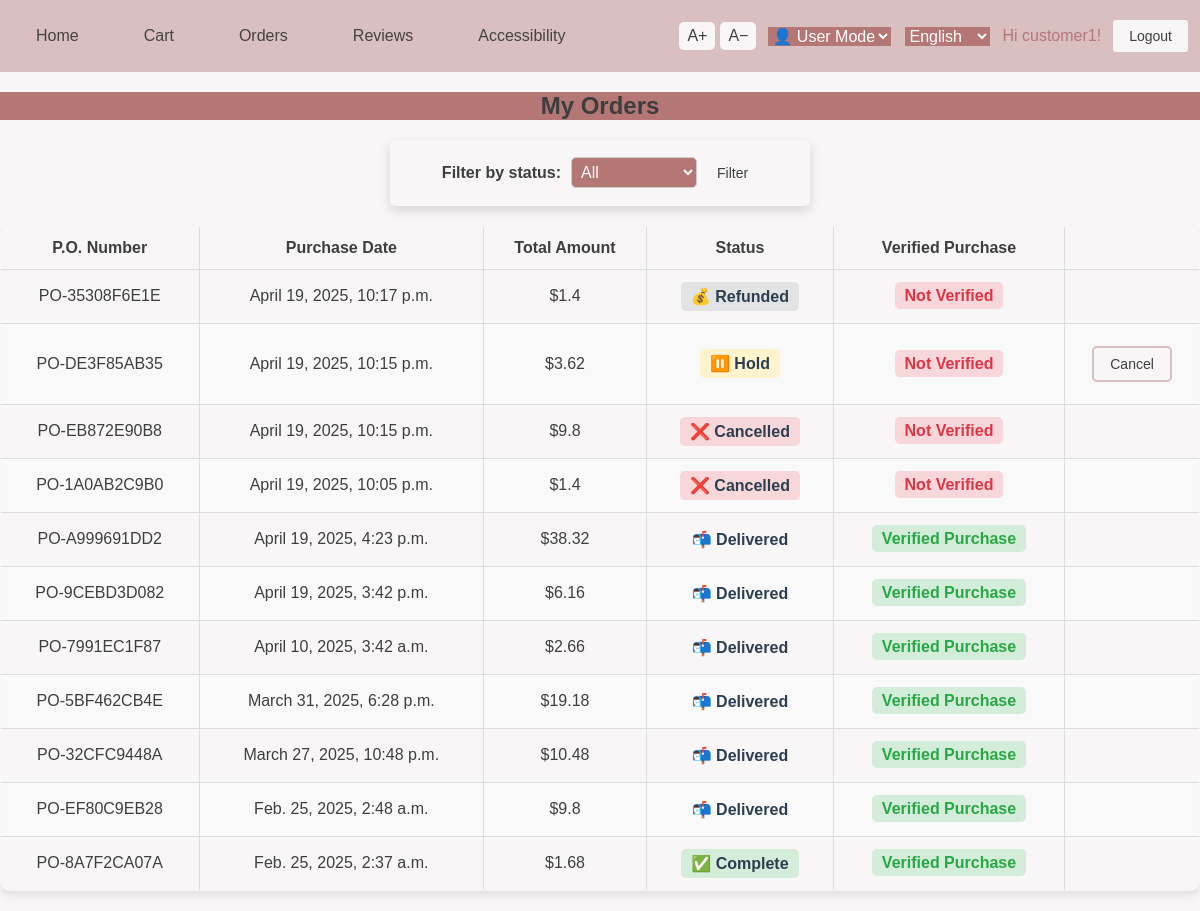
The page /shoppingcart/orders/ (signed in) on the database its author committed.
### shoppingcart/models.py (models this page shows, shortened)
class Order(models.Model):
    STATUS_CHOICES_TANGIBLE = [
        ('pending', 'Pending'),
        ('shipped', 'Shipped'),
        ('cancelled', 'Cancelled'),
        ('hold', 'Hold'),
        ('delivered', 'Delivered')
    ]
    STATUS_CHOICES_VIRTUAL = [
        ('pending', 'Pending'),
        ('ticket-issued', 'Ticket Issued'),
        ('complete', 'Complete'),
        ('refunded', 'Refunded'),
    ]
    po_number = models.CharField(max_length=20, unique=True, editable=False, default='', null=True, blank=True)
    customer = models.ForeignKey(User, on_delete=models.CASCADE, related_name='customer_orders', default=1)
    total_amount = models.DecimalField(max_digits=10, decimal_places=2, default=0.00)
    purchase_date = models.DateTimeField(default=timezone.now)
    status = models.CharField(max_length=20, choices=STATUS_CHOICES_TANGIBLE, default='pending')
    shipping_address = models.TextField()
    shipment_date = models.DateTimeField(null=True, blank=True)
    cancel_date = models.DateTimeField(null=True, blank=True)
    ticket_issue_date = models.DateTimeField(null=True, blank=True)
    refund_date = models.DateTimeField(null=True, blank=True)
    hold_date = models.DateTimeField(null=True, blank=True)
    complete_date = models.DateTimeField(null=True, blank=True)
    pending_date = models.DateTimeField(null=True, blank=True)
    delivered_date = models.DateTimeField(null=True, blank=True)
    user = models.ForeignKey(settings.AUTH_USER_MODEL, on_delete=models.CASCADE, related_name='orders', null=True, blank=True)
    @property
    def verified_purchase(self):
        return self.status in ['complete', 'delivered']

### shoppingcart/views.py (the view)
# urls.py: path('orders/', views.order_list, name='order_list'),  # 订单列表
@login_required
def order_list(request):
    status_filter = request.GET.get('status')
    orders = Order.objects.filter(customer=request.user)
    if status_filter:
        orders = Order.objects.filter(status=status_filter, customer=request.user).order_by('-purchase_date')
    else:
        orders = Order.objects.filter(customer=request.user).order_by('-purchase_date')
    return render(request, 'order_list.html', {'orders': orders})

### ecommerce/context_processors.py (called while the page is built)
def currency_context(request):
    lang = request.LANGUAGE_CODE
    config = settings.LANGUAGE_CURRENCY_MAP.get(lang, {'symbol': '¥', 'rate': 1})
    return {
        'currency_symbol': config['symbol'],
        'currency_rate': config['rate'],
    }

### ecommerce/templatetags/currency_filters.py (called while the page is built)
@register.filter
def mul(value, arg):
    try:
        return round(float(value) * float(arg), 2)
    except (ValueError, TypeError):
        return value

### templates/order_list.html (shortened to what this page needs)
{% extends "base.html" %}
{% load static i18n %}
{% load i18n currency_filters %}
{% block head %}
    <link rel="stylesheet" href="{% static 'css/order_list.css' %}">
{% endblock %}
{% block content %}
<main role="main" aria-label="{% trans 'Order List Page' %}">
    <h2>{% trans "My Orders" %}</h2>
    <form method="get" action="." class="filter-form" role="search" aria-label="{% trans 'Filter Orders By Status' %}">
        <label for="status">{% trans "Filter by status:" %}</label>
        <select name="status" class="mobility-control" id="status" aria-label="{% trans 'Order Status' %}">
            <option value="" {% if not request.GET.status %}selected{% endif %}>{% trans "All" %}</option>
        </select>
        <button type="submit" class="mobility-btn" aria-label="{% trans 'Filter Orders' %}">{% trans "Filter" %}</button>
    </form>
    <section aria-label="{% trans 'Order Table' %}">
        <table class="order-table" role="table">
            <thead>
                <tr>
                    <th scope="col">{% trans "P.O. Number" %}</th>
                    <th scope="col">{% trans "Purchase Date" %}</th>
                    <th scope="col">{% trans "Total Amount" %}</th>
                    <th scope="col">{% trans "Status" %}</th>
                    <th scope="col">{% trans "Verified Purchase" %}</th>
                </tr>
            </thead>
            <tbody>
                {% for order in orders %}
                <tr class="clickable-row" data-href="{% url 'order_detail' order.id %}" tabindex="0"
                    role="button" aria-label="{% trans 'View details for order' %} {{ order.po_number }}">
                    <td>{{ order.po_number }}</td>
                    <td>{{ order.purchase_date|date:"DATETIME_FORMAT" }}</td>
                    <td>{{ currency_symbol }}{{ order.total_amount|mul:currency_rate }}</td>
                    <td class="status">
                        <span class="status-label status-{{ order.status }}" aria-label="{{ order.status|capfirst }}">
                            {% if order.status == 'pending' %}⏳ {% trans "Pending" %}
                            {% elif order.status == 'shipped' %}📦 {% trans "Shipped" %}
                            {% elif order.status == 'cancelled' %}❌ {% trans "Cancelled" %}
                            {% elif order.status == 'hold' %}⏸️ {% trans "Hold" %}
                            {% elif order.status == 'ticket-issued' %}🎫 {% trans "Ticket Issued" %}
                            {% elif order.status == 'complete' %}✅ {% trans "Complete" %}
                            {% elif order.status == 'refunded' %}💰 {% trans "Refunded" %}
                            {% elif order.status == 'delivered' %}📬 {% trans "Delivered" %}
                            {% endif %}
                        </span>
                    </td>
                    <td class="verified-purchase">
                        {% if order.verified_purchase %}
                            <span class="verified-label">{% trans "Verified Purchase" %}</span>
                        {% else %}
                            <span class="not-verified-label">{% trans "Not Verified" %}</span>
                        {% endif %}
                    </td>
                    <td>
                        {% if order.status == 'pending' or order.status == 'hold' %}
                        <form method="post" action="{% url 'cancel_order' order.id %}" style="display:inline;">
                            <button type="submit" class="btn btn-danger mobility-btn">{% trans "Cancel" %}</button>
                        </form>
                        {% endif %}
                    </td>
                </tr>
                {% endfor %}
            </tbody>
        </table>
    </section>
</main>
{% endblock %}

### templates/base.html (shortened to what this page needs)
<!DOCTYPE html>
<html lang="{{ LANGUAGE_CODE }}">
<head>
    {% load static i18n %}
    {% load i18n currency_filters %}
    <link rel="stylesheet" href="{% static 'css/base.css' %}">
    {% block head %}{% endblock %}
    <link rel="stylesheet" href="https://cdnjs.cloudflare.com/ajax/libs/font-awesome/5.15.4/css/all.min.css">
</head>
<body>
    <nav id="menu" class="nav-container" role="navigation" aria-label="{% trans 'Main Navigation' %}">
        <ul>
            <li><a href="{% url 'home' %}">{% trans "Home" %}</a></li>
            {% if user.is_authenticated %}
                <li><a href="{% url 'shopping_cart' %}">{% trans "Cart" %}</a></li>
                <li><a href="{% url 'order_list' %}">{% trans "Orders" %}</a></li>
                <li><a href="{% url 'my_reviews' %}">{% trans "Reviews" %}</a></li>
                <li><a href="#" id="accessibility-btn">{% trans "Accessibility" %}</a></li>
            {% endif %}
        </ul>
        <div class="nav-right-group">
            <div class="font-size-controls" role="group" aria-label="{% trans 'Font Size Controls' %}">
                <button type="button" class="mobility-btn" onclick="increaseFontSize()" aria-label="{% trans 'Increase font size' %}">A+</button>
                <button type="button" class="mobility-btn" onclick="decreaseFontSize()" aria-label="{% trans 'Decrease font size' %}">A−</button>
            </div>
            <select id="user-profile-select" class="mobility-control" onchange="handleProfileSelect(this.value)" aria-label="{% trans 'Choose Accessibility Mode' %}">
                <option value="" disabled selected hidden>{% trans "👤 User Mode" %}</option>
            </select>
            <form method="post" action="{% url 'set_language' %}">
                <select id="language-select" name="language" class="mobility-control" onchange="this.form.submit()" aria-label="{% trans 'Language selection' %}">
                    <option value="en" {% if LANGUAGE_CODE == 'en' %}selected{% endif %}>English</option>
                </select>
            </form>
            {% if request.user.is_authenticated %}
            <p class="user-name">{% trans "Hi" %} {{ user.username }}!</p>
            <form action="{% url 'logout' %}" method="post">
                <button type="submit" class="mobility-btn" aria-label="{% trans 'Logout' %}">{% trans "Logout" %}</button>
            </form>
            {% endif %}
        </div>
    </nav>
    <main id="content-wrapper" role="main" aria-label="{% trans 'Page Content' %}">
        {% block content %}{% endblock content %}
    </main>
</body>

### static/css/order_list.css (style rules this page uses)
.verified-label { color: #28a745; font-weight: bold; background-color: #d4edda; padding: 5px 10px; border-radius: 5px; }
.not-verified-label { color: #dc3545; font-weight: bold; background-color: #f8d7da; padding: 5px 10px; border-radius: 5px; }
.order-table { font-size: 1rem !important; }
.order-table th, .order-table td, .order-table thead, .order-table thead th, .order-table .status-label, .order-table .verified-label, .order-table .not-verified-label { font-size: inherit !important; }

### templates/base.html (style rules this page uses)
.nav-container { display: flex; align-items: center; justify-content: space-between; width: 100%; }
.font-size-controls { display: flex; gap: 5px; margin-left: 10px; }
.font-size-controls button { padding: 5px 8px; font-size: 1rem; background-color: #28a745; color: white; border: none; border-radius: 5px; cursor: pointer; }

### rows shown on the page
Order: po_number "PO-35308F6E1E", purchase_date "April 19, 2025, 10:17 p.m.", currency_symbol "$", total_amount|mul "1.4"
Order: po_number "PO-DE3F85AB35", purchase_date "April 19, 2025, 10:15 p.m.", currency_symbol "$", total_amount|mul "3.62"
Order: po_number "PO-EB872E90B8", purchase_date "April 19, 2025, 10:15 p.m.", currency_symbol "$", total_amount|mul "9.8"
Order: po_number "PO-1A0AB2C9B0", purchase_date "April 19, 2025, 10:05 p.m.", currency_symbol "$", total_amount|mul "1.4"
Order: po_number "PO-A999691DD2", purchase_date "April 19, 2025, 4:23 p.m.", currency_symbol "$", total_amount|mul "38.32"
Order: po_number "PO-9CEBD3D082", purchase_date "April 19, 2025, 3:42 p.m.", currency_symbol "$", total_amount|mul "6.16"
Order: po_number "PO-7991EC1F87", purchase_date "April 10, 2025, 3:42 a.m.", currency_symbol "$", total_amount|mul "2.66"
Order: po_number "PO-5BF462CB4E", purchase_date "March 31, 2025, 6:28 p.m.", currency_symbol "$", total_amount|mul "19.18"
Order: po_number "PO-32CFC9448A", purchase_date "March 27, 2025, 10:48 p.m.", currency_symbol "$", total_amount|mul "10.48"
Order: po_number "PO-EF80C9EB28", purchase_date "Feb. 25, 2025, 2:48 a.m.", currency_symbol "$", total_amount|mul "9.8"
Order: po_number "PO-8A7F2CA07A", purchase_date "Feb. 25, 2025, 2:37 a.m.", currency_symbol "$", total_amount|mul "1.68"

### other values the page prints
{{ user.username }} "customer1"
